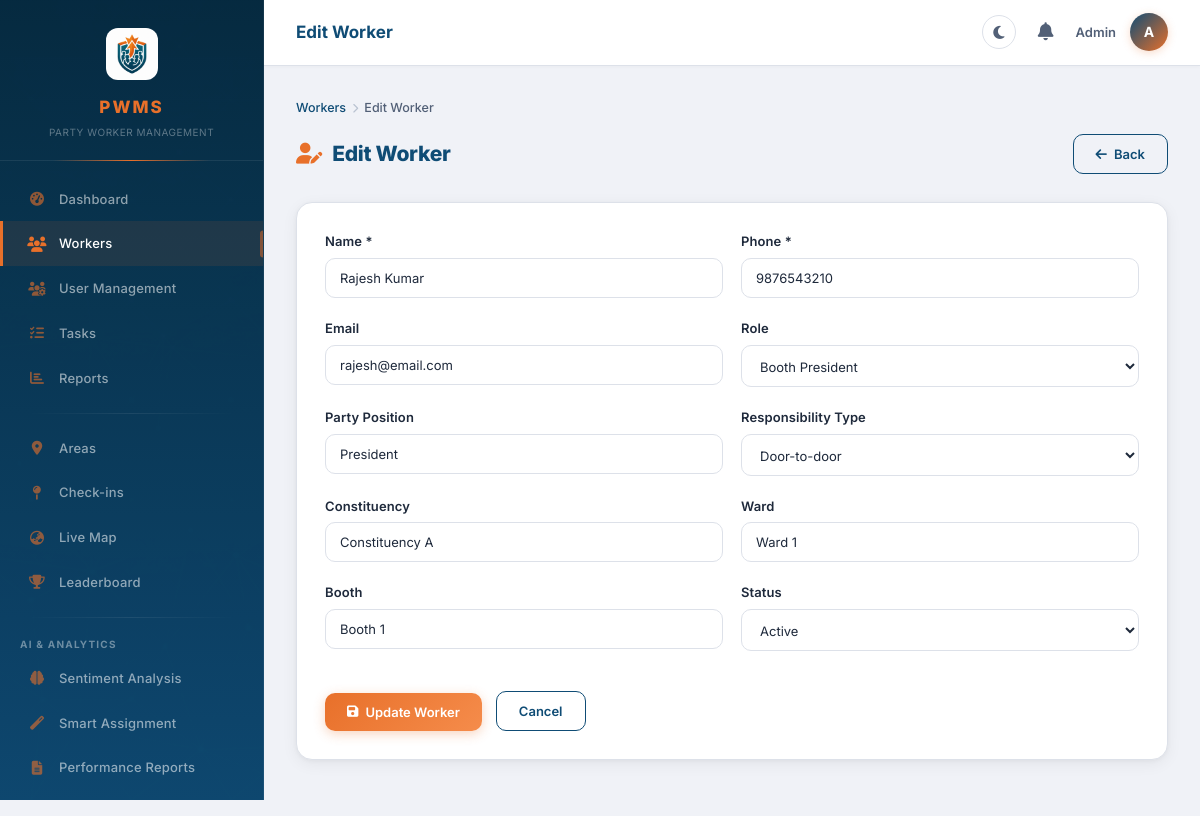
The app's page /admin/worker_edit.php?id=1 (signed in) with its own data.
### tables this page shows
CREATE TABLE IF NOT EXISTS workers (
    id INT AUTO_INCREMENT PRIMARY KEY,
    user_id INT DEFAULT NULL,
    name VARCHAR(100) NOT NULL,
    phone VARCHAR(15) NOT NULL,
    email VARCHAR(100) DEFAULT NULL,
    role VARCHAR(100) DEFAULT 'Volunteer',
    party_position VARCHAR(100) DEFAULT NULL,
    constituency VARCHAR(100) DEFAULT NULL,
    ward VARCHAR(100) DEFAULT NULL,
    booth VARCHAR(100) DEFAULT NULL,
    responsibility_type ENUM('Door-to-door', 'Social Media', 'Event Management', 'Data Collection', 'Call Outreach', 'Other') DEFAULT 'Door-to-door',
    status ENUM('Active', 'Inactive') NOT NULL DEFAULT 'Active',
    created_at TIMESTAMP DEFAULT CURRENT_TIMESTAMP,
    FOREIGN KEY (user_id) REFERENCES users(id) ON DELETE SET NULL
);

### admin/worker_edit.php (the view, shortened to what this page needs)
<?php
require_once __DIR__ . '/../config/auth.php';
$id = (int) ($_GET['id'] ?? 0);
$stmt = $conn->prepare("SELECT * FROM workers WHERE id = ?");
$stmt->bind_param("i", $id);
$stmt->execute();
$worker = $stmt->get_result()->fetch_assoc();
include __DIR__ . '/../includes/header.php';
include __DIR__ . '/../includes/sidebar.php';
?>
<div class="page-header">
    <h4><i class="fas fa-user-edit"></i> Edit Worker</h4>
    <a href="workers.php" class="btn btn-outline"><i class="fas fa-arrow-left"></i> Back</a>
</div>
<div class="card-box">
    <form method="POST">
        <div class="form-row">
            <div class="form-group">
                <label>Name *</label>
                <input type="text" name="name" class="form-control" required
                    value="<?php echo htmlspecialchars($worker['name']); ?>">
            </div>
            <div class="form-group">
                <label>Phone *</label>
                <input type="text" name="phone" class="form-control" required maxlength="15"
                    value="<?php echo htmlspecialchars($worker['phone']); ?>">
            </div>
        </div>
        <div class="form-row">
            <div class="form-group">
                <label>Email</label>
                <input type="email" name="email" class="form-control"
                    value="<?php echo htmlspecialchars($worker['email'] ?? ''); ?>">
            </div>
            <div class="form-group">
                <label>Role</label>
                <select name="role" class="form-control">
                    <?php foreach (['Volunteer', 'Booth President', 'Mandal Head', 'District Head', 'Other'] as $r): ?>
                        <option value="<?php echo $r; ?>" <?php echo $worker['role'] === $r ? 'selected' : ''; ?>>
                            <?php echo $r; ?></option>
                    <?php endforeach; ?>
                </select>
            </div>
        </div>
        <div class="form-row">
            <div class="form-group">
                <label>Party Position</label>
                <input type="text" name="party_position" class="form-control"
                    value="<?php echo htmlspecialchars($worker['party_position'] ?? ''); ?>">
            </div>
            <div class="form-group">
                <label>Responsibility Type</label>
                <select name="responsibility_type" class="form-control">
                    <?php foreach (['Door-to-door', 'Social Media', 'Event Management', 'Data Collection', 'Call Outreach', 'Other'] as $rt): ?>
                        <option value="<?php echo $rt; ?>" <?php echo ($worker['responsibility_type'] ?? '') === $rt ? 'selected' : ''; ?>><?php echo $rt; ?></option>
                    <?php endforeach; ?>
                </select>
            </div>
        </div>
        <div class="form-row">
            <div class="form-group">
                <label>Constituency</label>
                <input type="text" name="constituency" class="form-control"
                    value="<?php echo htmlspecialchars($worker['constituency'] ?? ''); ?>">
            </div>
            <div class="form-group">
                <label>Ward</label>
                <input type="text" name="ward" class="form-control"
                    value="<?php echo htmlspecialchars($worker['ward'] ?? ''); ?>">
            </div>
        </div>
        <div class="form-row">
            <div class="form-group">
                <label>Booth</label>
                <input type="text" name="booth" class="form-control"
                    value="<?php echo htmlspecialchars($worker['booth'] ?? ''); ?>">
            </div>
            <div class="form-group">
                <label>Status</label>
                <select name="status" class="form-control">
                    <option value="Active" <?php echo $worker['status'] === 'Active' ? 'selected' : ''; ?>>Active</option>
                </select>
            </div>
        </div>
        <div style="margin-top:20px;">
            <button type="submit" class="btn btn-primary"><i class="fas fa-save"></i> Update Worker</button>
            <a href="workers.php" class="btn btn-outline" style="margin-left:10px;">Cancel</a>
        </div>
    </form>
</div>
<?php include __DIR__ . '/../includes/footer.php'; ?>

### assets/css/style.css (style rules this page uses)
:root { --primary: #0f4c75; --primary-dark: #093a5a; --primary-deeper: #062940; --primary-light: #e8f1f8; --primary-rgb: 15, 76, 117; --accent: #e8702a; --accent-dark: #cf5f1f; --accent-light: #fff4ec; --accent-rgb: 232, 112, 42; --white: #ffffff; --bg: #f0f2f7; --bg-alt: #e8ebf2; --border: #dde1e9; --text: #1e293b; --text-secondary: #526077; --text-muted: #94a3b8; --success: #059669; --success-light: #ecfdf5; --warning: #d97706; --warning-light: #fffbeb; --danger: #dc2626; --danger-light: #fef2f2; --info: #0284c7; --info-light: #f0f9ff; --sidebar-width: 264px; --radius: 10px; --radius-lg: 16px; --shadow-sm: 0 1px 3px rgba(0,0,0,0.05), 0 1px 2px rgba(0,0,0,0.08); --shadow: 0 4px 16px rgba(0,0,0,0.06), 0 1px 4px rgba(0,0,0,0.04); --shadow-lg: 0 12px 48px rgba(0,0,0,0.1), 0 4px 16px rgba(0,0,0,0.06); --shadow-glow: 0 0 30px rgba(var(--accent-rgb), 0.15); --transition: 0.3s cubic-bezier(0.4, 0, 0.2, 1); --transition-fast: 0.15s ease; --transition-bounce: 0.4s cubic-bezier(0.34, 1.56, 0.64, 1); }
*, *::before, *::after { margin: 0; padding: 0; box-sizing: border-box; }
body { font-family: 'Inter', 'Segoe UI', system-ui, -apple-system, sans-serif; background-color: var(--bg); color: var(--text); line-height: 1.6; font-size: 14px; -webkit-font-smoothing: antialiased; -moz-osx-font-smoothing: grayscale; }
.card-box { background: var(--white); border-radius: var(--radius-lg); padding: 28px; box-shadow: var(--shadow); margin-bottom: 24px; border: 1px solid var(--border); transition: box-shadow var(--transition); }
.btn { display: inline-flex; align-items: center; justify-content: center; gap: 7px; padding: 10px 22px; border: none; border-radius: var(--radius); cursor: pointer; font-family: inherit; font-size: 13px; font-weight: 600; text-decoration: none; transition: all var(--transition); text-align: center; line-height: 1.4; position: relative; overflow: hidden; }
.btn-primary { background: linear-gradient(135deg, var(--accent), #f58c4b); color: #fff; box-shadow: 0 3px 12px rgba(var(--accent-rgb), 0.3); }
.btn-outline { background: transparent; border: 1.5px solid var(--primary); color: var(--primary); }
.form-group { margin-bottom: 20px; }
.form-group label { display: block; margin-bottom: 6px; font-size: 13px; font-weight: 600; color: var(--text); letter-spacing: 0.1px; }
.form-control { width: 100%; padding: 11px 14px; border: 1.5px solid var(--border); border-radius: var(--radius); font-family: inherit; font-size: 13px; color: var(--text); transition: all var(--transition); background: var(--white); }
.form-control::placeholder { color: var(--text-muted); }
select.form-control { appearance: auto; }
.form-row { display: grid; grid-template-columns: 1fr 1fr; gap: 18px; }
.page-header { display: flex; justify-content: space-between; align-items: center; margin-bottom: 28px; }
.page-header h4 { color: var(--primary); font-size: 21px; font-weight: 800; letter-spacing: -0.3px; }
.page-header h4 i { color: var(--accent); margin-right: 6px; }

### records on screen
workers: name "Rajesh Kumar", phone "9876543210", email "rajesh@email.com", role "Booth President", party_position "President", responsibility_type "Door-to-door", constituency "Constituency A", ward "Ward 1", booth "Booth 1", status "Active"

### other values on screen
$pageTitle "Edit Worker"
$_SESSION['user_name'] "Admin"
substr($_SESSION['user_name'] ?? 'U', 0, 1) "A"
$_bc['label'] "Workers"
$_bc['label'] "Edit Worker"
